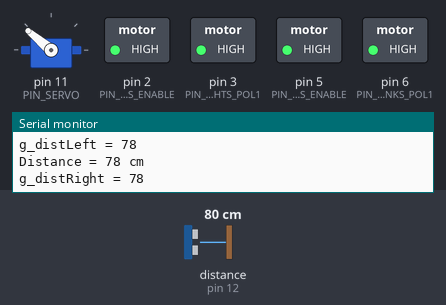
Bench run of a sketch on a simulated Arduino Uno, built with avr-gcc and run on an emulated ATmega328P. Shown: servo, switched loads named in the sketch (green lamp = pin HIGH), the last lines printed to the serial monitor. Wiring (inferred from the names in the program): ultrasonic range finder: trigger pin 13; echo pin 12. Dashed ring = blinking. Inputs (shaded band) come from the test bench; at power-on: distance to the obstacle (sensor on pin 12) 80 cm. The echo pulse lasts 58.3 µs per cm; pins used as bus, display or sensor lines are not drawn.

Above: at 0.89 s.
1.6 s: distance to the obstacle (sensor on pin 12) set to 28 cm
4.6 s: distance to the obstacle (sensor on pin 12) set to 23 cm
At 5.3 s:
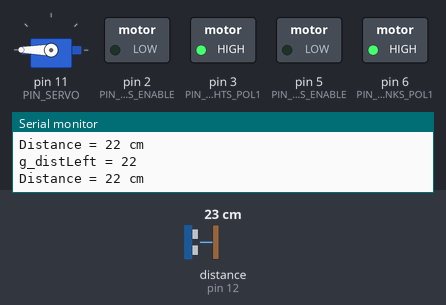
7.6 s: distance to the obstacle (sensor on pin 12) set to 2 cm
At 10.5 s:
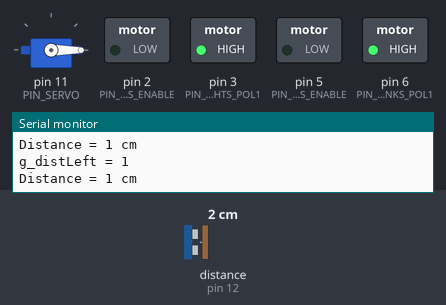
10.6 s: distance to the obstacle (sensor on pin 12) set to 35 cm
At 11.95 s:
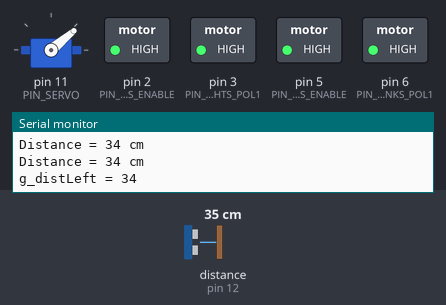
13.6 s: distance to the obstacle (sensor on pin 12) set to 4 cm
At 16.21 s:
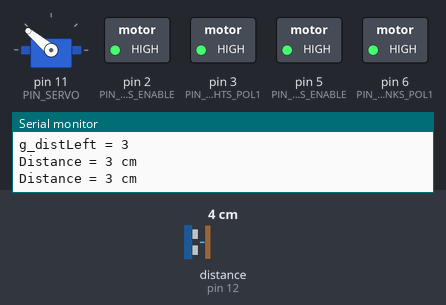
16.6 s: distance to the obstacle (sensor on pin 12) set to 60 cm
At 18.46 s:
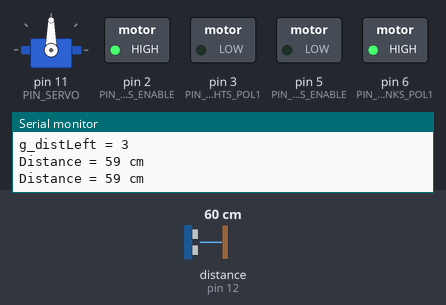
Timing chart, 0 to 20.6 s (numbered marks = the images above; inputs shaded):
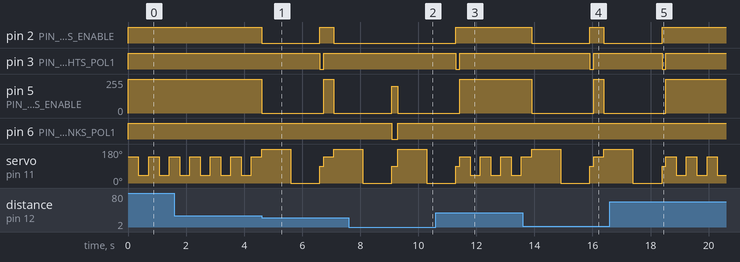

Measured:
- the behaviour switches between 26 and 25 cm on distance to the obstacle (sensor on pin 12) (found by bisection; images 0 and 1)
- after the input at 4.6 s, pin 2 (PIN_MOTORRECHTS_ENABLE): HIGH → LOW at once, → HIGH 2.0 s later, → LOW 0.48 s later; pin 3 (PIN_MOTORRECHTS_POL1): HIGH → LOW after 2.0 s, → HIGH 0.13 s later; pin 5 (PIN_MOTORLINKS_ENABLE): 255/255 → 0/255 at once, → 255/255 2.1 s later, → 0/255 0.35 s later
- after the input at 7.6 s, pin 2 (PIN_MOTORRECHTS_ENABLE): stays LOW (without the input it goes to HIGH after 1.5 s); pin 3 (PIN_MOTORRECHTS_POL1): stays HIGH (without the input it goes to LOW after 1.5 s); pin 6 (PIN_MOTORLINKS_POL1): HIGH → LOW after 1.5 s, → HIGH 0.20 s later
- after the input at 10.6 s, pin 2 (PIN_MOTORRECHTS_ENABLE): goes on until 11.3 s, then stays HIGH; pin 5 (PIN_MOTORLINKS_ENABLE): goes on until 11.4 s, then stays 255/255
- after the input at 13.6 s, pin 2 (PIN_MOTORRECHTS_ENABLE): HIGH → LOW after 0.31 s, → HIGH 2.0 s later, → LOW 0.48 s later; pin 3 (PIN_MOTORRECHTS_POL1): HIGH → LOW after 2.3 s, → HIGH 0.13 s later; pin 5 (PIN_MOTORLINKS_ENABLE): 255/255 → 0/255 after 0.31 s, → 255/255 2.1 s later, → 0/255 0.35 s later
- after the input at 16.6 s, pin 2 (PIN_MOTORRECHTS_ENABLE): goes on until 18.4 s, then stays HIGH; pin 5 (PIN_MOTORLINKS_ENABLE): goes on until 18.5 s, then stays 255/255

The sketch:

try5.ino
```cpp
# include "includes.h"
# include <Servo.h>

bool bUnlock = true;
Servo sensordirection;

unsigned int g_driveState = STATE_DRIVE_FORWARD;
unsigned int g_driveStateCurrent = STATE_UNDEFINED;
unsigned int g_servoState = STATE_SERVO_UNDEFINED;
unsigned int g_distLeft = 0;
unsigned int g_distRight = 0;
unsigned int g_short1 = 0;
unsigned int g_short2 = 0;
unsigned int g_error = 0;
TIMER_DECLARE(servo);

void setup()
{
  pinMode(PIN_MOTORRECHTS_ENABLE, OUTPUT);
  pinMode(PIN_MOTORRECHTS_POL1, OUTPUT);
  pinMode(PIN_MOTORRECHTS_POL2, INPUT);

  pinMode(PIN_MOTORLINKS_ENABLE, OUTPUT);
  pinMode(PIN_MOTORLINKS_POL1, OUTPUT);
  pinMode(PIN_MOTORLINKS_POL2, INPUT);

  //---------------------------------------------------------------------------------------------

  pinMode(PIN_SONIC_TRIGGER,OUTPUT);
  pinMode(PIN_SONIC_ECHO, INPUT);

  sensordirection.attach(PIN_SERVO);

  Serial.begin(19200);
}


void loop()
{
   //unsigned int distance = getDistance ();


   while(1)
   {


          if(g_distLeft>25 || g_distRight>25 && g_driveState == STATE_STOP_MEASURE)
          {
            g_error = 0;
          }

//      Serial.print(g_error);

      switch (g_driveState)
      {
        case STATE_DRIVE_FORWARD:
          if (g_driveStateCurrent != STATE_DRIVE_FORWARD)
          {

            setDirection(FORWARD);
            drive(full);
            g_driveStateCurrent = STATE_DRIVE_FORWARD;
          }

          // Distanz messen
          if (g_servoState == STATE_SERVO_UNDEFINED)
          {
            look(half_left);


            g_servoState = STATE_SERVO_TURNING_LEFT;
            TIMER_START(servo, 350);
          }

          if (TIMER_ISDUE(servo))
          {
            if (g_servoState == STATE_SERVO_TURNING_LEFT)
            {
             g_servoState = STATE_SERVO_INPOSITION_LEFT;
            }
            else if (g_servoState == STATE_SERVO_TURNING_RIGHT)
            {
              g_servoState = STATE_SERVO_INPOSITION_RIGHT;
            }
          }

          if (g_servoState == STATE_SERVO_INPOSITION_LEFT)
          {
            g_distLeft = getDistance();
            Serial.print("g_distLeft = ");
            Serial.println(g_distLeft);
           if(g_distLeft < MINIMUM_DIST)
           {
             drive(stay);

             g_driveState = STATE_STOP_MEASURE;
             break;
           }
           else
           {

            look(half_right);
            g_servoState = STATE_SERVO_TURNING_RIGHT;
            TIMER_START(servo, 350);
           }
          }

          if(g_servoState == STATE_SERVO_INPOSITION_RIGHT)
          {
            g_distRight = getDistance();
            Serial.print("g_distRight = ");
            Serial.println(g_distRight);
            g_servoState = STATE_SERVO_UNDEFINED;

            // die zwei Distanzen prüfen, ob wir zu nah an einem Hindernis dran sind
            // falls ja, Drehung veranlassen
            if (g_distRight < MINIMUM_DIST)
            {
              drive(stay);
              g_driveState = STATE_STOP_MEASURE;
              break;
            }
          }
          break;


          case STATE_STOP_MEASURE:
            g_error = g_error + 1;
            g_driveStateCurrent = STATE_STOP_MEASURE;
            look (left);
            delay (500);
            g_short1 = getDistance();
            delay (500);

            look (right);
            delay (500);
             g_short2 = getDistance();
            delay (500);
            look(FORWARD);
            if(g_short1 > g_short2)
            {
              g_driveState = STATE_TURN_LEFT;
            }
            else
            {
              g_driveState = STATE_TURN_RIGHT;
            }
            if(g_error > 5)
            {
              drive(full);
              delay(300) ;
              drive(stay);
              g_error = 0;
              g_servoState = STATE_SERVO_UNDEFINED;
              break;
            }
            break;


          case STATE_TURN_LEFT:
          turn(left);
          g_driveState = STATE_DRIVE_FORWARD;
          look(FORWARD);
          break;

          case STATE_TURN_RIGHT:
          turn(right);
          g_driveState = STATE_DRIVE_FORWARD;
          look(FORWARD);
          g_servoState = STATE_SERVO_UNDEFINED;
          break;

     }


   }
}


//---------------------------------------------------------------------------------------------
void setDirection (int d)
{
if (d == 0)
{
  digitalWrite(PIN_MOTORRECHTS_POL1, HIGH);
  digitalWrite(PIN_MOTORRECHTS_POL2, LOW);

  digitalWrite(PIN_MOTORLINKS_POL1, HIGH);
  digitalWrite(PIN_MOTORLINKS_POL2, LOW);
}
else if (d == 1)
{
  digitalWrite(PIN_MOTORRECHTS_POL1, LOW);
  digitalWrite(PIN_MOTORRECHTS_POL2, HIGH);

  digitalWrite(PIN_MOTORLINKS_POL1, LOW);
  digitalWrite(PIN_MOTORLINKS_POL2, HIGH);
}
}
//---------------------------------------------------------------------------------------------
unsigned int getDistance ()
{
// Clear the trigPin by setting it LOW:
  digitalWrite(PIN_SONIC_TRIGGER, LOW);
  delayMicroseconds(5);

  // Trigger the sensor by setting the trigPin high for 10 microseconds:
  digitalWrite(PIN_SONIC_TRIGGER, HIGH);
  delayMicroseconds(10);
  digitalWrite(PIN_SONIC_TRIGGER, LOW);

  // Read the echoPin, pulseIn() returns the duration (length of the pulse) in microseconds:
  unsigned long duration = pulseIn(PIN_SONIC_ECHO, HIGH);
  // Calculate the distance:
  unsigned int distance = duration*0.034/2;
  Serial.print("Distance = ");
  Serial.print(distance);
  Serial.println(" cm");
  return distance;
}
//---------------------------------------------------------------------------------------------
void drive(int s)
{
  if (s == stay)
  {
    analogWrite(PIN_MOTORRECHTS_ENABLE, SPEED_STOP);

    analogWrite(PIN_MOTORLINKS_ENABLE, SPEED_STOP);
  }

  else if (s == slow)
  {
    analogWrite(PIN_MOTORRECHTS_ENABLE, SPEED_SLOW);

    analogWrite(PIN_MOTORLINKS_ENABLE, SPEED_SLOW);
  }

  else if (s == moderate)
  {
    analogWrite(PIN_MOTORRECHTS_ENABLE, SPEED_MODERATE);

    analogWrite(PIN_MOTORLINKS_ENABLE, SPEED_MODERATE);
  }

  else if (s == full)
  {
    analogWrite(PIN_MOTORRECHTS_ENABLE, SPEED_FULL);

    analogWrite(PIN_MOTORLINKS_ENABLE, SPEED_FULL);
  }
}

void turn (int r)
{
 if (r == left)
 {

      analogWrite(PIN_MOTORRECHTS_ENABLE, SPEED_STOP);
      digitalWrite(PIN_MOTORRECHTS_POL1, HIGH);
      digitalWrite(PIN_MOTORRECHTS_POL2, LOW);

      analogWrite(PIN_MOTORLINKS_ENABLE, SPEED_MODERATE);
      digitalWrite(PIN_MOTORLINKS_POL1, LOW);
      digitalWrite(PIN_MOTORLINKS_POL2, HIGH);

      delay(200);

      analogWrite(PIN_MOTORRECHTS_ENABLE, SPEED_STOP);
      digitalWrite(PIN_MOTORRECHTS_POL1, LOW);
      digitalWrite(PIN_MOTORRECHTS_POL2, LOW);

      analogWrite(PIN_MOTORLINKS_ENABLE, SPEED_STOP);
      digitalWrite(PIN_MOTORLINKS_POL1, LOW);
      digitalWrite(PIN_MOTORLINKS_POL2, LOW);

 }
  else if (r == half_left)
  {

      analogWrite(PIN_MOTORRECHTS_ENABLE, SPEED_STOP);
      digitalWrite(PIN_MOTORRECHTS_POL1, HIGH);
      digitalWrite(PIN_MOTORRECHTS_POL2, LOW);

      analogWrite(PIN_MOTORLINKS_ENABLE, SPEED_MODERATE);
      digitalWrite(PIN_MOTORLINKS_POL1, LOW);
      digitalWrite(PIN_MOTORLINKS_POL2, HIGH);

      delay(200);

      analogWrite(PIN_MOTORRECHTS_ENABLE, SPEED_STOP);
      digitalWrite(PIN_MOTORRECHTS_POL1, LOW);
      digitalWrite(PIN_MOTORRECHTS_POL2, LOW);

      analogWrite(PIN_MOTORLINKS_ENABLE, SPEED_STOP);
      digitalWrite(PIN_MOTORLINKS_POL1, LOW);
      digitalWrite(PIN_MOTORLINKS_POL2, LOW);

  }
  else if (r == half_right)
  {

      analogWrite(PIN_MOTORRECHTS_ENABLE, SPEED_SLOW);
      digitalWrite(PIN_MOTORRECHTS_POL1, LOW);
      digitalWrite(PIN_MOTORRECHTS_POL2, HIGH);

      analogWrite(PIN_MOTORLINKS_ENABLE, SPEED_STOP);
      digitalWrite(PIN_MOTORLINKS_POL1, HIGH);
      digitalWrite(PIN_MOTORLINKS_POL2, LOW);

      delay(250);

      analogWrite(PIN_MOTORRECHTS_ENABLE, SPEED_STOP);
      digitalWrite(PIN_MOTORRECHTS_POL1, LOW);
      digitalWrite(PIN_MOTORRECHTS_POL2, LOW);

      analogWrite(PIN_MOTORLINKS_ENABLE, SPEED_STOP);
      digitalWrite(PIN_MOTORLINKS_POL1, LOW);
      digitalWrite(PIN_MOTORLINKS_POL2, LOW);


  }
  else if (r == right)
  {

      analogWrite(PIN_MOTORRECHTS_ENABLE, SPEED_MODERATE);
      digitalWrite(PIN_MOTORRECHTS_POL1, LOW);
      digitalWrite(PIN_MOTORRECHTS_POL2, HIGH);

      analogWrite(PIN_MOTORLINKS_ENABLE, SPEED_STOP);
      digitalWrite(PIN_MOTORLINKS_POL1, HIGH);
      digitalWrite(PIN_MOTORLINKS_POL2, LOW);

      delay(130);

      analogWrite(PIN_MOTORRECHTS_ENABLE, SPEED_STOP);
      digitalWrite(PIN_MOTORRECHTS_POL1, LOW);
      digitalWrite(PIN_MOTORRECHTS_POL2, LOW);

      analogWrite(PIN_MOTORLINKS_ENABLE, SPEED_STOP);
      digitalWrite(PIN_MOTORLINKS_POL1, LOW);
      digitalWrite(PIN_MOTORLINKS_POL2, LOW);

  }
  else if (r == rightaround)
  {

      analogWrite(PIN_MOTORRECHTS_ENABLE, SPEED_SLOW);
      digitalWrite(PIN_MOTORRECHTS_POL1, LOW);
      digitalWrite(PIN_MOTORRECHTS_POL2, HIGH);

      analogWrite(PIN_MOTORLINKS_ENABLE, SPEED_MODERATE);
      digitalWrite(PIN_MOTORLINKS_POL1, HIGH);
      digitalWrite(PIN_MOTORLINKS_POL2, LOW);

      delay(600);

      analogWrite(PIN_MOTORRECHTS_ENABLE, SPEED_STOP);
      digitalWrite(PIN_MOTORRECHTS_POL1, LOW);
      digitalWrite(PIN_MOTORRECHTS_POL2, LOW);

      analogWrite(PIN_MOTORLINKS_ENABLE, SPEED_STOP);
      digitalWrite(PIN_MOTORLINKS_POL1, LOW);
      digitalWrite(PIN_MOTORLINKS_POL2, LOW);

  }
  }

//---------------------------------------------------------------------------------------------
void look (int l)
{
  if (l == left)
  {
    sensordirection.write(180);
  }
  else if (l == half_left)
  {
    sensordirection.write(140);
  }
  else if (l == half_right)
  {
    sensordirection.write(40);
  }
  else if (l == right)
  {
    sensordirection.write(0);
  }
  else if (l == FORWARD)
  {
    sensordirection.write(90);
  }
}
//---------------------------------------------------------------------------------------------
```

includes.h
```cpp
#define SPEED_STOP					0
#define SPEED_SLOW	 				128
#define SPEED_MODERATE				200
#define SPEED_FULL					255
//-------------------------------------------------
#define PIN_MOTORRECHTS_ENABLE 		2
#define PIN_MOTORRECHTS_POL1 		3
#define PIN_MOTORRECHTS_POL2		4

#define PIN_MOTORLINKS_ENABLE 		5
#define PIN_MOTORLINKS_POL1 		6
#define PIN_MOTORLINKS_POL2			7
//--------------------------------------------------
#define PIN_SONIC_VCC 				15
#define PIN_SONIC_GND				14
#define PIN_SONIC_TRIGGER			13
#define PIN_SONIC_ECHO 				12
//--------------------------------------------------
#define PIN_SERVO					11
//--------------------------------------------------
#define FORWARD                 	0
#define BACKWARD                	1
//--------------------------------------------------
#define stay                    	0
#define slow                    	1
#define moderate                	2
#define full                    	3
//--------------------------------------------------
#define left						1
#define half_left					2
#define half_right					3
#define right 						4
#define leftaround						5
#define rightaround						6
//--------------------------------------------------
#define STATE_UNDEFINED				0
#define STATE_DRIVE_FORWARD			1
#define STATE_STOP_MEASURE			2
#define STATE_TURN_LEFT				3
#define STATE_TURN_RIGHT			4
#define STATE_FINISHED        5
//--------------------------------------------------
#define STATE_SERVO_UNDEFINED		0
#define STATE_SERVO_TURNING_LEFT	1
#define STATE_SERVO_TURNING_RIGHT	2
#define STATE_SERVO_INPOSITION_LEFT	3
#define STATE_SERVO_INPOSITION_RIGHT 4
//--------------------------------------------------
#define MINIMUM_DIST              25


// Timer logik
#define TIMER_DECLARE(name) unsigned long g_timer_##name
#define TIMER_START(name, ms) g_timer_##name = millis() + (ms)
#define TIMER_ISDUE(name) (millis() > g_timer_##name)
```
